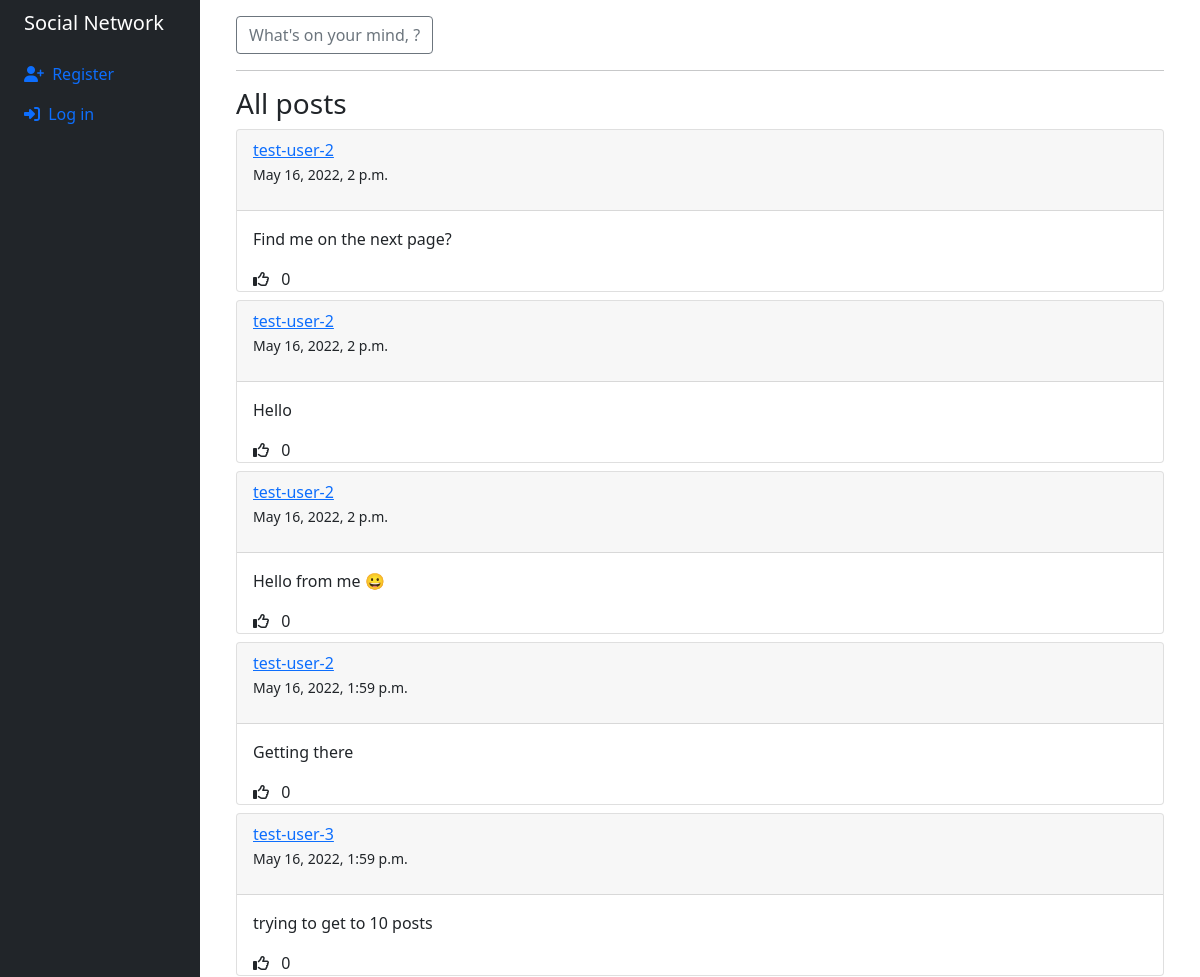
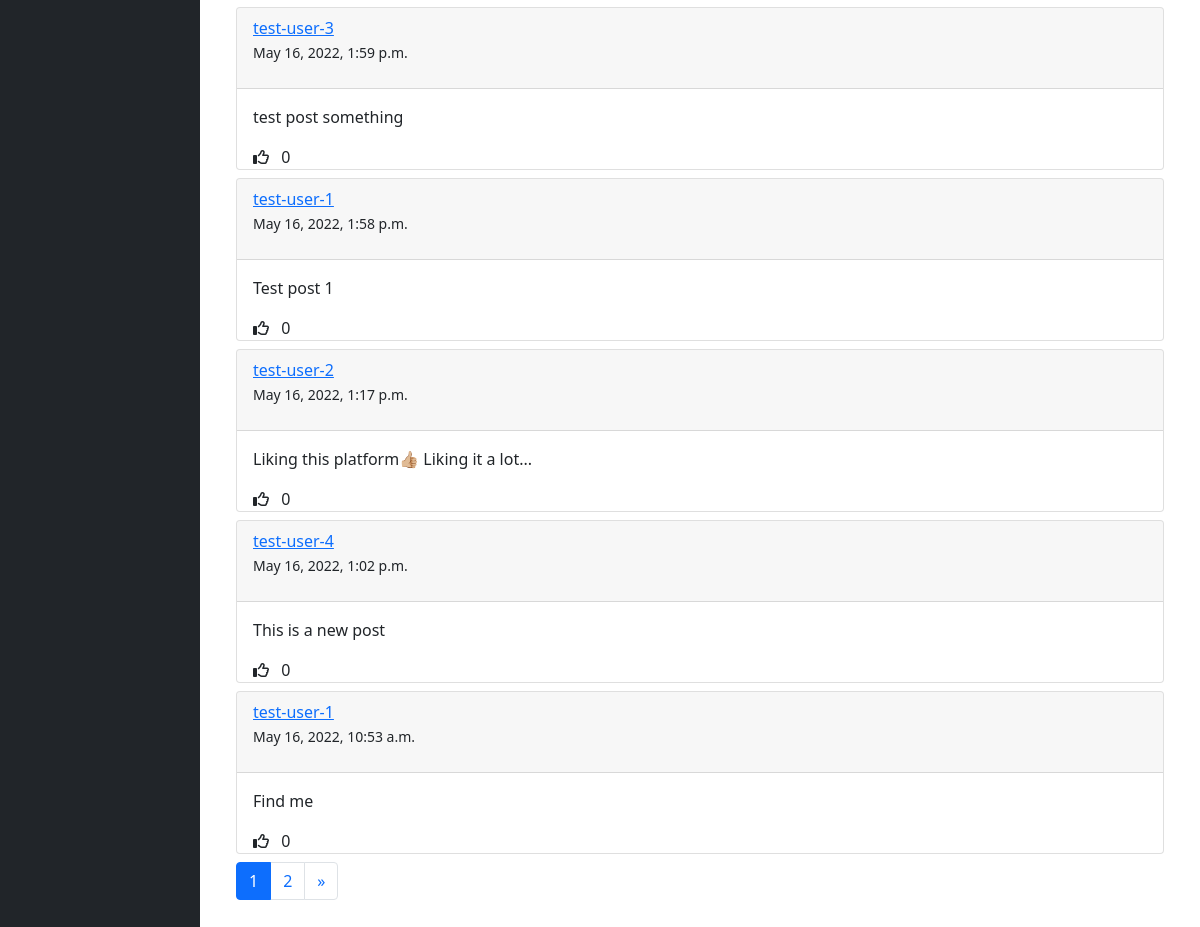
The app's page /, older data (2 pictures, top to bottom).
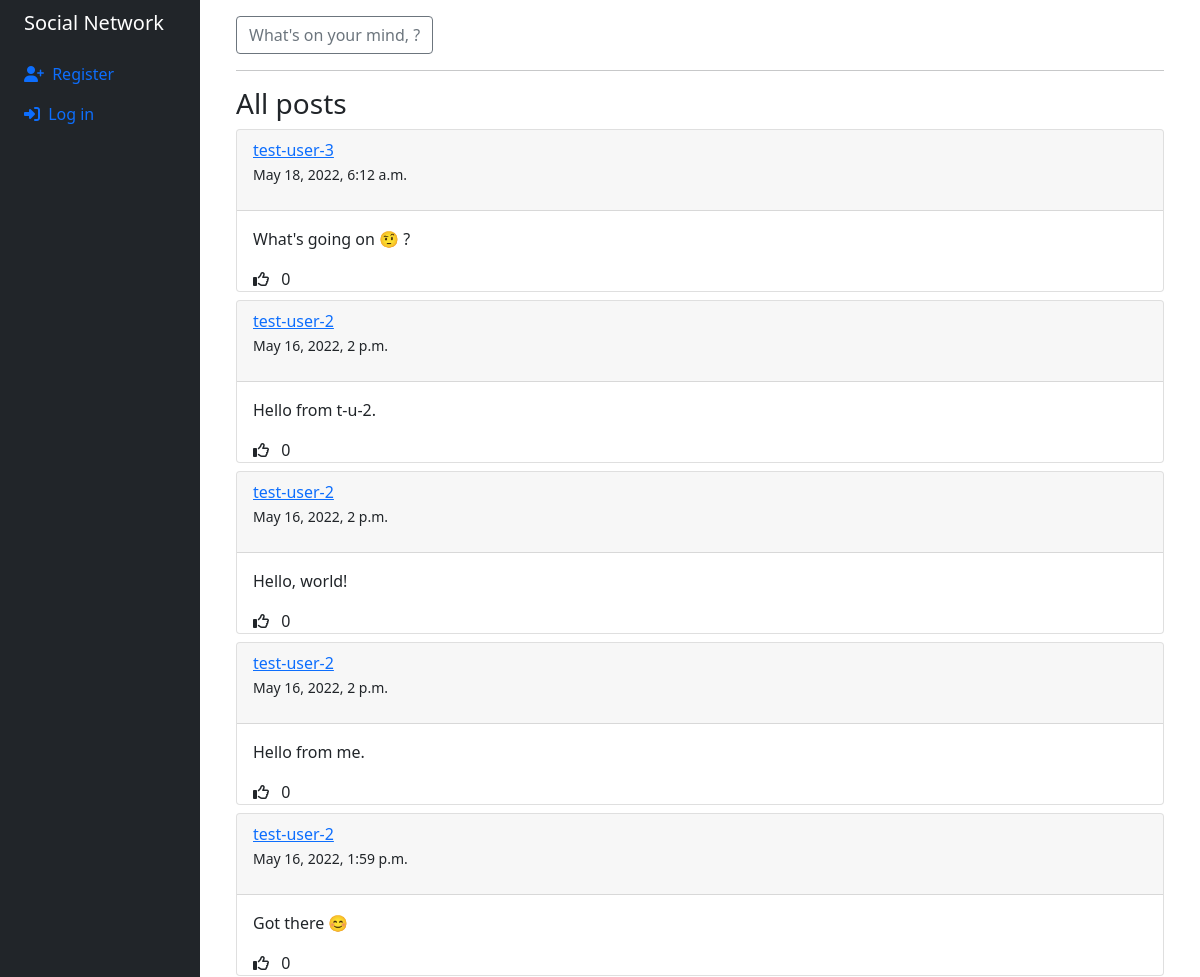
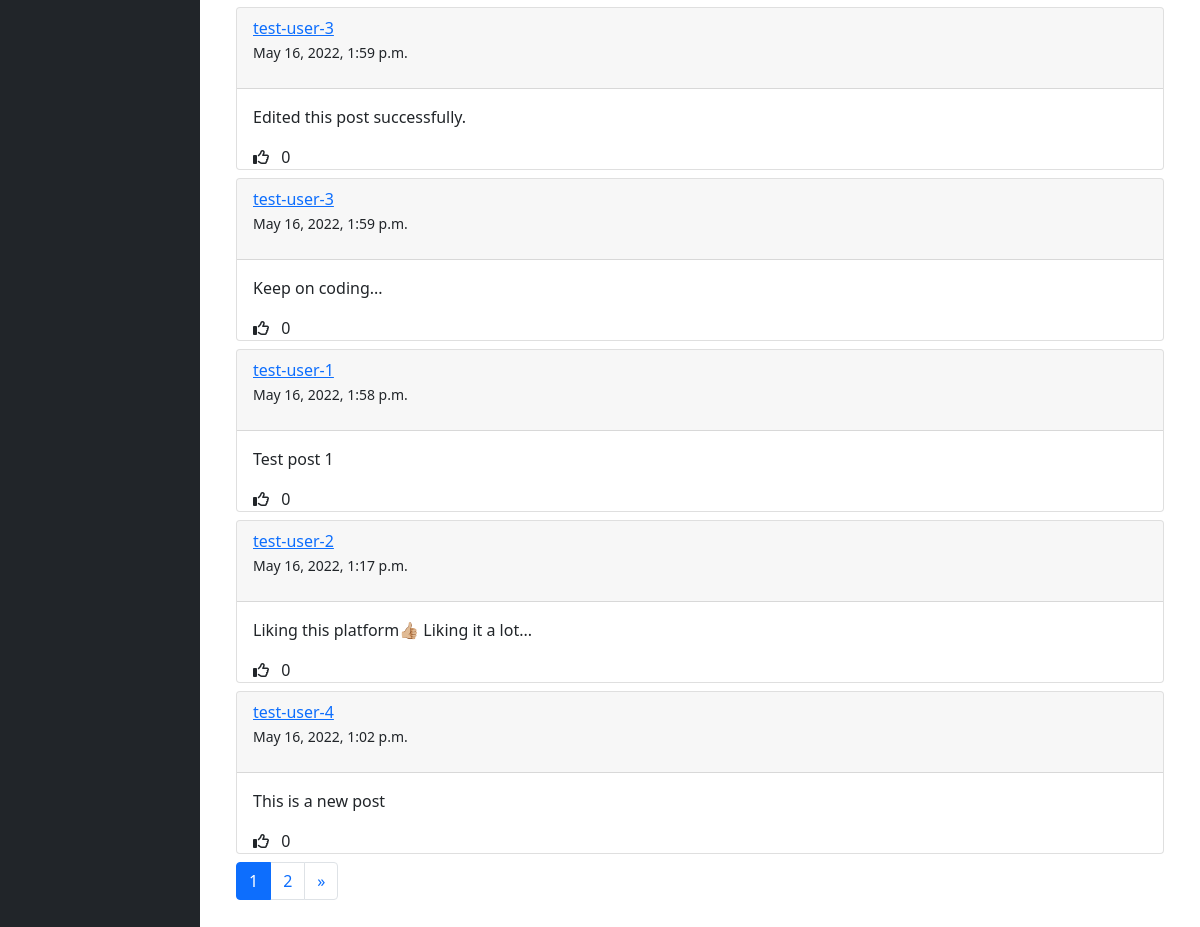
The same page, newer data (2 pictures, top to bottom).
### network/models.py (models this page shows, shortened)
class Post(models.Model):
    author = models.ForeignKey(
        User, on_delete=models.CASCADE, related_name="posts")
    content = models.TextField()
    likes = models.ManyToManyField(User, blank=True)
    created_on = models.DateTimeField(default=timezone.now)
    edited = models.BooleanField(default=False)
    def get_likes(self):
        return self.likes.all().count()

class User(AbstractUser):
    followers = models.ManyToManyField(
        "self", symmetrical=False, related_name="following", blank=True)

### network/views.py (the view, shortened to what this page needs)
# urls.py: path("", views.index, name="index"),
def index(request):
    posts = Post.objects.all().order_by("-created_on")
    page_number = request.GET.get("page", 1)
    paginator = Paginator(posts, 10)
    try:
        page_obj = paginator.page(page_number)
    except PageNotAnInteger:
        page_obj = paginator.page(1)
    except EmptyPage:
        page_obj = paginator.page(paginator.num_pages)
    return render(request, "network/index.html", {"page_obj": page_obj})

### network/templates/network/index.html (shortened to what this page needs)
{% extends "network/layout.html" %}
{% load static %}
{% block body %}
<div class="container">
    <button type="button" class="btn btn-outline-secondary" data-bs-toggle="modal" data-bs-target="#newPostFormModal">
        What's on your mind, {{ request.user.username }}?
    </button>
    <hr>
    <h3>All posts</h3>
    {% for post in page_obj %}
    <div class="card my-2">
        <div class="card-header">
            <a href="{% url 'profile' post.author.id %}">{{ post.author }}</a>
            <p><small>{{ post.created_on }}</small></p>
        </div>
        <div class="card-body" data-parent-id="{{ post.id }}">
            <p class="card-text" id="content-{{ post.id }}">{{ post.content }}</p>
        </div>
        <div class="mx-2">
            <span class="like mx-2">
                <i data-id="{{ post.id }}"
                {% if request.user in post.likes.all %}
                    class="fas fa-thumbs-up"
                    data-action="unlike"
                {% else %}
                    class="far fa-thumbs-up"
                    data-action="like"
                {% endif %}
                ></i>
            </span>
            <span id="likes-count-{{ post.id }}">{{ post.get_likes }}</span>
        </div>
    </div>
    {% endfor %}
    <nav aria-label="Page navigation example">
        <ul class="pagination">
            {% for i in page_obj.paginator.page_range %}
            {% if page_obj.number == i %}
            <li class="page-item active" aria-current="page">
                <span class="page-link">
                    {{ i }}
                </span>
            </li>
            {% else %}
            <li class="page-item"><a class="page-link" href="?page={{ i }}">{{ i }}</a></li>
            {% endif %}
            {% endfor %}
            {% if page_obj.has_next %}
            <li class="page-item"><a class="page-link" href="?page={{ page_obj.next_page_number }}">&raquo;</a></li>
            {% endif %}
        </ul>
    </nav>
</div>
{% endblock %}

Row changes from the older to the newer data that the page shows:
no longer on this page (row unchanged): Post: author "test-user-1", created_on "May 16, 2022, 10:53 a.m.", content "Find me", get_likes "0"
added Post: author "test-user-3", created_on "May 18, 2022, 6:12 a.m.", content "What's going on 🤨 ?", get_likes "0"
changed Post: content "Find me on the next page?" → "Hello from t-u-2."
changed Post: content "Hello" → "Hello, world!"
changed Post: content "Hello from me 😀" → "Hello from me."
changed Post: content "Getting there" → "Got there 😊"
changed Post: content "trying to get to 10 posts" → "Edited this post successfully."
changed Post: content "test post something" → "Keep on coding..."
